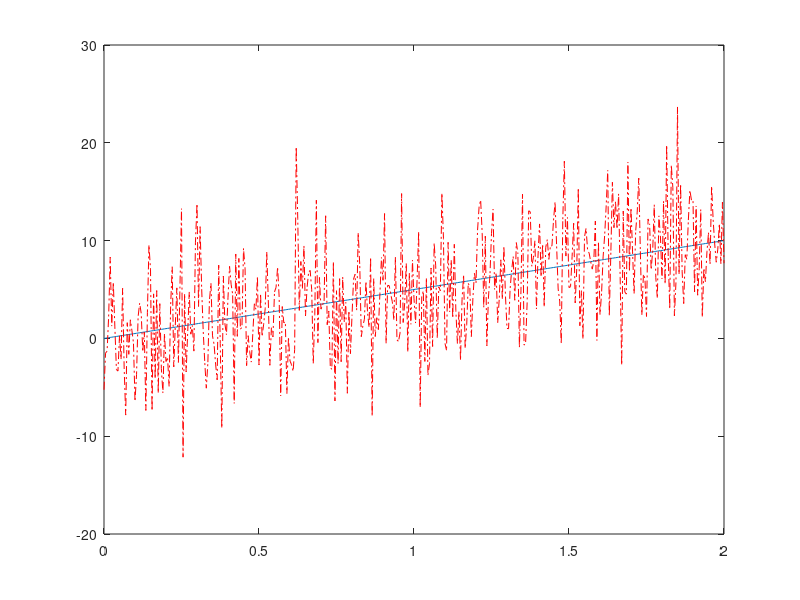

The MATLAB source for this figure: (Note: this script raises an error after producing the figure.)
%測試小波降噪練習

clc
clear
close all

%小波包分解
%離散小波變換和小波分解

%----------------------------------------------------
%創建模擬訊號
fs=200;
t=0:1/fs:2;

y=linspace(0,10,length(t));

noise=5*randn(1,length(y));   %量測雜訊 (zero-mean noise)
yn=y+noise; %加上量測雜訊的模擬量測值Y

figure(1)
plot(t,y,t,yn,'r-.')

%小波拆解
wname='db7';
[c,l] = wavedec(yn,3,wname);
% c是小波分解的層數
% 以這題為例:l是長3+2的向量，包含每個尺度的小波係數的長度，以及原始信號的長度
approx = appcoef(c,l,wname);
%appcoef是可以獲取小波分解的近似係數，以及低頻信息(訊號的大致走向
[cd1,cd2,cd3] = detcoef(c,l,[1 2 3]);
%detcoef可以獲得小波分解的近似係數，以及高頻信息(訊號的細節
figure(2)
subplot(4,1,1)
plot(approx)
title('Approximation Coefficients')
subplot(4,1,2)
plot(cd3)
title('Level 3 Detail Coefficients')
subplot(4,1,3)
plot(cd2)
title('Level 2 Detail Coefficients')
subplot(4,1,4)
plot(cd1)
title('Level 1 Detail Coefficients')


%小波重構
c_approx=c(1:l(1));   %近似項的係數
c_details=c(l(1)+1:end);   %細節項的係數

c_details0=c_details;

threshold=1;   %篩選門檻, 0~1, 低於門檻的係數值(normalized)皆令其為0
c_details0((abs(c_details)./max(abs(c_details)))<=threshold)=0;   %細節項中, abs(係數)<threshold的直接令其為0
%此作法即省略掉不重要的細節處, 以達降噪目的

c=[c_approx,c_details0];   %處理完畢後的係數項
y_wavelet = waverec(c,l,wname);   %小波重構


%使用moving average降噪
y_movavg = movavg( yn,10 );

figure(3)
plot(t,y,'color','b','linewidth',2)
hold on
plot(t,yn,'color',[126/255,126/255,126/255],'linestyle','-.')
plot(t,y_wavelet,'color','r','linewidth',2)
plot(t,y_movavg,'linewidth',2,'color',[237/255,177/255,32/255])
hold off
legend('no noise','with noise','filtered (wavelet)','filtered (moving average)')

%比較不同篩選門檻 (不同小波降噪效力)的小波重構結果


threshold=[1,0.3];   %篩選門檻, 0~1, 低於門檻的係數值(normalized)皆令其為0

c_all=[];
y_wavelet_all=[];


for q=1:length(threshold)
    
    c_details_p=c_details;
    c_details_p((abs(c_details)./max(abs(c_details)))<threshold(q))=0;
    c_all=[c_all;[c_approx,c_details_p]];   %處理完畢後的係數項
    y_wavelet_all = [y_wavelet_all;waverec(c_all(q,:),l,wname)];   %小波重構
end


figure(4)
plot(t,y,'color','b','linewidth',2)
hold on
plot(t,yn,'color','k','linestyle','-.')
plot(t,y_wavelet_all(2,:),'color','r','linewidth',1)
plot(t,y_wavelet_all(1,:),'linewidth',2,'color',[237/255,177/255,32/255])
hold off
legend('no noise','with noise','threshold=0.3','threshold=1')
